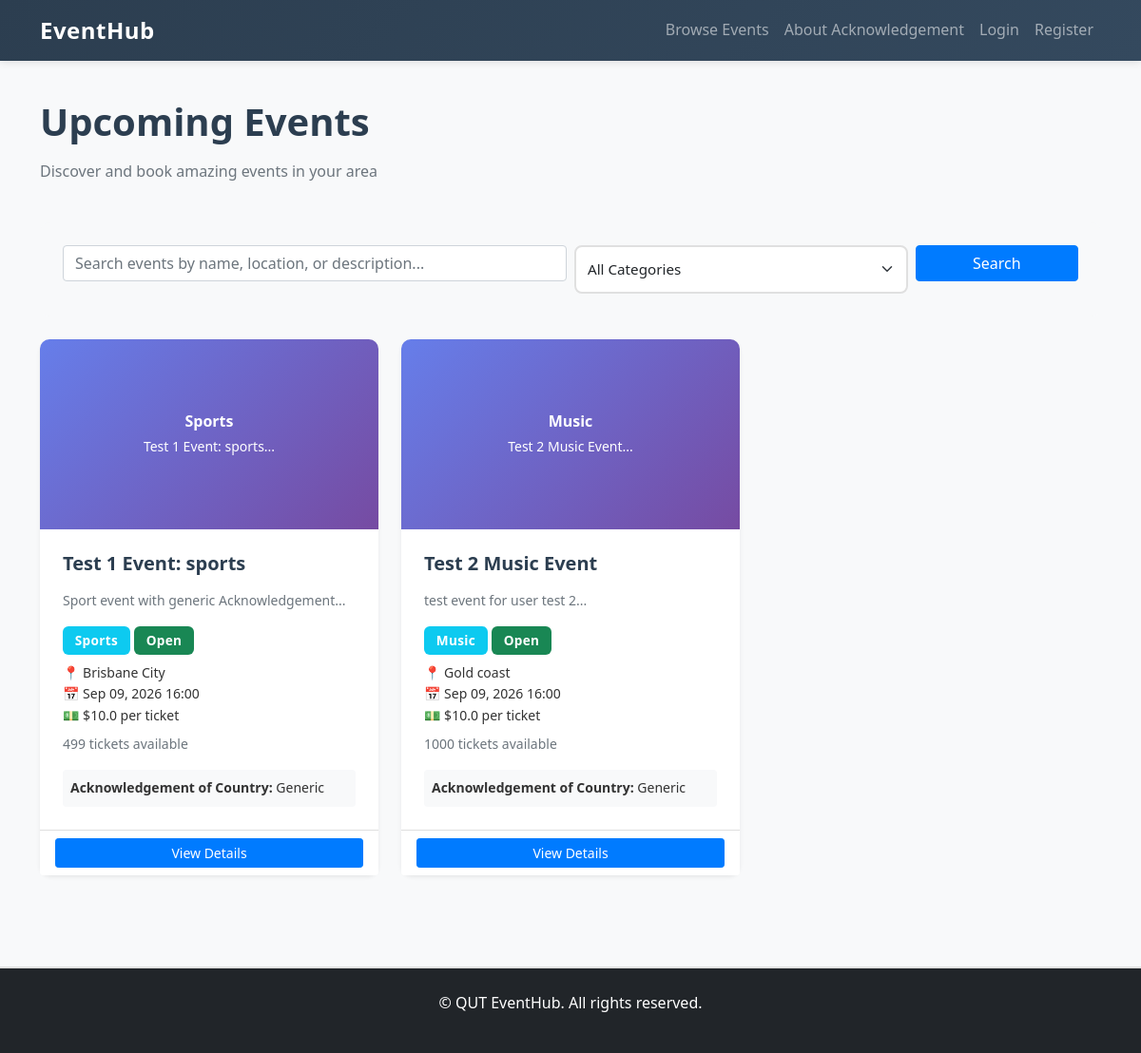
/index, run on the app's committed database.
### eventmanager/models.py (models this page shows, shortened)
class Event(db.Model):
    id = db.Column(db.Integer, primary_key=True)
    title = db.Column(db.String(100), nullable=False)
    description = db.Column(db.Text)
    category = db.Column(db.String(50))
    location = db.Column(db.String(100))
    date = db.Column(db.DateTime, nullable=False)
    price = db.Column(db.Float)
    tickets_available = db.Column(db.Integer)
    image = db.Column(db.String(200))
    status = db.Column(db.String(20), default='Open')
    acknowledgement_type = db.Column(db.String(20), default='None')
    acknowledgement_text = db.Column(db.Text)
    acknowledgement_location = db.Column(db.String(100))
    user_id = db.Column(db.Integer, db.ForeignKey('user.id'), nullable=False)
    bookings = db.relationship('Booking', backref='event', foreign_keys='Booking.event_id', cascade='all, delete-orphan')
    comments = db.relationship('Comment', backref='event', foreign_keys='Comment.event_id', cascade='all, delete-orphan')

### eventmanager/views.py (the view)
@views.route('/')
@views.route('/index')
def index():
    category = request.args.get('category', 'all')
    search = request.args.get('search', '').strip()
    query = Event.query
    if category != 'all' and category:
        query = query.filter_by(category=category)
    if search:
        query = query.filter(
            (Event.title.ilike(f'%{search}%')) |
            (Event.description.ilike(f'%{search}%')) |
            (Event.location.ilike(f'%{search}%'))
        )
    query = query.filter(Event.status.in_(['Open', 'Cancelled']))
    events = query.all()
    categories = db.session.query(Event.category).distinct().all()
    categories = [cat[0] for cat in categories if cat[0]]
    return render_template('index.html',
                         events=events,
                         categories=categories,
                         current_category=category,
                         search_query=search)

### eventmanager/templates/index.html (shortened to what this page needs)
{% extends "base.html" %}
{% block content %}
<div class="row mb-4">
    <div class="col-md-12">
        <h1>Upcoming Events</h1>
        <p class="text-muted">Discover and book amazing events in your area</p>
    </div>
</div>
<div class="row mb-4">
    <div class="col-md-12">
        <div class="card bg-light border-0">
            <div class="card-body p-4">
                <form method="GET" action="{{ url_for('views.index') }}" class="row g-2">
                    <div class="col-md-6">
                        <input type="text" name="search" class="form-control" placeholder="Search events by name, location, or description..." value="{{ search_query }}">
                    </div>
                    <div class="col-md-4">
                        <select name="category" class="form-select">
                            <option value="all" {% if current_category == 'all' %}selected{% endif %}>All Categories</option>
                        </select>
                    </div>
                    <div class="col-md-2">
                        <button type="submit" class="btn btn-primary w-100">Search</button>
                    </div>
                </form>
            </div>
        </div>
    </div>
</div>
{% if events %}
    <div class="row">
        {% for event in events %}
            <div class="col-md-4 mb-4">
                <div class="card h-100 shadow-sm event-card">
                    {% if event.image %}
                        <img src="{{ event.image }}" class="card-img-top" alt="{{ event.title }}" style="height: 200px; object-fit: cover;">
                    {% else %}
                        <div class="card-img-top bg-gradient-custom d-flex align-items-center justify-content-center" style="height: 200px; background: linear-gradient(135deg, #667eea 0%, #764ba2 100%);">
                            <span class="text-white text-center">
                                <strong>{{ event.category }}</strong><br>
                                <small>{{ event.title[:20] }}...</small>
                            </span>
                        </div>
                    {% endif %}
                    <div class="card-body">
                        <h5 class="card-title">{{ event.title }}</h5>
                        <p class="card-text text-muted small">{{ event.description[:80] }}...</p>
                        <div class="mb-2">
                            <span class="badge bg-info">{{ event.category }}</span>
                            {% if event.status == 'Open' %}
                                <span class="badge bg-success">Open</span>
                            {% elif event.status == 'Sold Out' %}
                                <span class="badge bg-danger">Sold Out</span>
                            {% elif event.status == 'Cancelled' %}
                                <span class="badge bg-warning">Cancelled</span>
                            {% else %}
                                <span class="badge bg-secondary">{{ event.status }}</span>
                            {% endif %}
                        </div>
                        <p class="card-text small mb-2">
                            <strong>📍</strong> {{ event.location }}<br>
                            <strong>📅</strong> {{ event.date.strftime('%b %d, %Y %H:%M') }}<br>
                            <strong>💵</strong> ${{ event.price }} per ticket
                        </p>
                        <p class="text-muted small">
                            {{ event.tickets_available }} tickets available
                        </p>
                        {% if event.acknowledgement_type != 'None' %}
                        <p class="small bg-light p-2 rounded mb-0">
                            <strong>Acknowledgement of Country:</strong> {{ event.acknowledgement_type }}
                        </p>
                        {% endif %}
                    </div>
                    <div class="card-footer bg-white">
                        <a href="{{ url_for('views.event_details', event_id=event.id) }}" class="btn btn-primary btn-sm w-100">View Details</a>
                    </div>
                </div>
            </div>
        {% endfor %}
    </div>
{% else %}
    <div class="alert alert-info text-center">
        <h5>No events found</h5>
        <p class="mb-0">Try adjusting your filters or <a href="{{ url_for('views.index') }}">view all events</a></p>
    </div>
{% endif %}
{% endblock %}

### eventmanager/templates/base.html (shortened to what this page needs)
<!DOCTYPE html>
<html lang="en">
<head>
    <link href="https://cdn.jsdelivr.net/npm/bootstrap@5.1.3/dist/css/bootstrap.min.css" rel="stylesheet">
    <link rel="stylesheet" href="{{ url_for('static', filename='css/style.css') }}">
</head>
<body>
    <nav class="navbar navbar-expand-lg navbar-dark bg-dark">
        <div class="container">
            <a class="navbar-brand" href="{{ url_for('views.index') }}">
                <strong>EventHub</strong>
            </a>
            <div class="collapse navbar-collapse" id="navbarNav">
                <ul class="navbar-nav ms-auto">
                    <li class="nav-item">
                        <a class="nav-link" href="{{ url_for('views.index') }}">Browse Events</a>
                    </li>
                    <li class="nav-item">
                        <a class="nav-link" href="{{ url_for('views.about_acknowledgement') }}">About Acknowledgement</a>
                    </li>
                    {% if current_user.is_authenticated %}
                        <li class="nav-item">
                            <a class="nav-link" href="{{ url_for('views.my_events') }}">My Events</a>
                        </li>
                        <li class="nav-item">
                            <a class="nav-link" href="{{ url_for('views.booking_history') }}">My Bookings</a>
                        </li>
                        <li class="nav-item dropdown">
                            <a class="nav-link dropdown-toggle" href="#" id="userDropdown" role="button" data-bs-toggle="dropdown">
                                {{ current_user.first_name }}
                            </a>
                            <ul class="dropdown-menu" aria-labelledby="userDropdown">
                                <li><a class="dropdown-item" href="{{ url_for('views.create_event') }}">Create Event</a></li>
                                <li><hr class="dropdown-divider"></li>
                                <li><a class="dropdown-item" href="{{ url_for('auth.logout') }}">Logout</a></li>
                            </ul>
                        </li>
                    {% else %}
                        <li class="nav-item">
                            <a class="nav-link" href="{{ url_for('auth.login') }}">Login</a>
                        </li>
                        <li class="nav-item">
                            <a class="nav-link" href="{{ url_for('auth.register') }}">Register</a>
                        </li>
                    {% endif %}
                </ul>
            </div>
        </div>
    </nav>
    <main class="container my-4">
        {% block content %}{% endblock %}
    </main>
    <footer class="bg-dark text-white text-center py-4 mt-5">
        <p>&copy; QUT EventHub. All rights reserved.</p>
    </footer>
</body>
</html>

### eventmanager/static/css/style.css (style rules this page uses)
:root { --primary-color: #007bff; --secondary-color: #6c757d; --success-color: #28a745; --danger-color: #dc3545; --warning-color: #ffc107; --info-color: #17a2b8; --light-bg: #f8f9fa; }
* { margin: 0; padding: 0; box-sizing: border-box; }
body { font-family: 'Segoe UI', Tahoma, Geneva, Verdana, sans-serif; background-color: var(--light-bg); color: #333; line-height: 1.6; min-height: 100vh; display: flex; flex-direction: column; }
main { flex: 1; }
.navbar { box-shadow: 0 2px 8px rgba(0, 0, 0, 0.1); background: linear-gradient(135deg, #2c3e50 0%, #34495e 100%) !important; }
.navbar-brand { font-size: 1.5rem; font-weight: bold; letter-spacing: 0.5px; }
.nav-link { transition: all 0.3s ease; }
.card { border: none; border-radius: 10px; transition: all 0.3s ease; }
.card-img-top { border-radius: 10px 10px 0 0; height: 200px; object-fit: cover; }
.card-body { padding: 1.5rem; }
.card-title { font-weight: 600; margin-bottom: 1rem; color: #2c3e50; }
.btn-primary { background-color: var(--primary-color); border-color: var(--primary-color); }
.btn-sm { font-size: 0.875rem; }
.form-select { border-radius: 8px; border: 2px solid #e0e0e0; padding: 0.75rem; font-size: 0.95rem; transition: all 0.3s ease; }
.badge { padding: 0.5rem 0.8rem; border-radius: 6px; font-size: 0.85rem; font-weight: 600; letter-spacing: 0.3px; }
.event-card { border-radius: 12px; }
.event-card .card-img-top { transition: transform 0.4s ease; }
.bg-gradient-custom { background: linear-gradient(135deg, #667eea 0%, #764ba2 100%); }
footer { margin-top: auto; border-top: 2px solid #e0e0e0; background-color: #2c3e50; color: white; text-align: center; padding: 2rem; }
.bg-light { background-color: #f8f9fa !important; }
.text-center { text-align: center; }
.mb-4 { margin-bottom: 1.5rem !important; }
.mt-5 { margin-top: 3rem !important; }
.d-flex { display: flex; }
.align-items-center { align-items: center; }
h1, h2, h3, h4, h5, h6 { color: #2c3e50; font-weight: 600; margin-bottom: 1rem; }
a { color: var(--primary-color); text-decoration: none; transition: color 0.3s ease; }

### data on the page
Event: category "Sports", title "Test 1 Event: sports", description "Sport event with generic Acknowledgement", status "Open", location "Brisbane City", date "Sep 09, 2026 16:00", price "10.0", tickets_available "499", acknowledgement_type "Generic"
Event: category "Music", title "Test 2 Music Event", description "test event for user test 2", status "Open", location "Gold coast", date "Sep 09, 2026 16:00", price "10.0", tickets_available "1000", acknowledgement_type "Generic"
